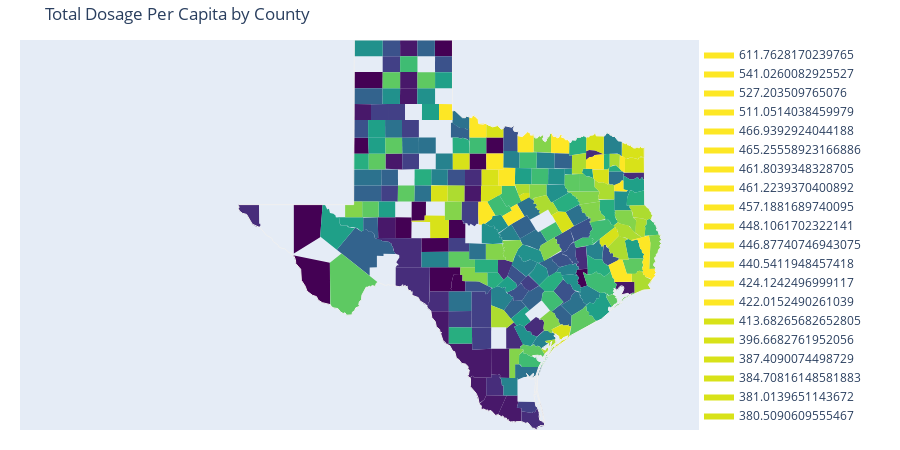

The notebook cell this image was saved under:
### Code cell
#plot per capita dosage chloropleth
fig2 = ff.create_choropleth(fips=fips, values=pp_dose, scope = ["Texas"])
fig2.update_layout(
    title_text = "Total Dosage Per Capita by County")
fig2.show()
plt.savefig('texas_per_cap')
